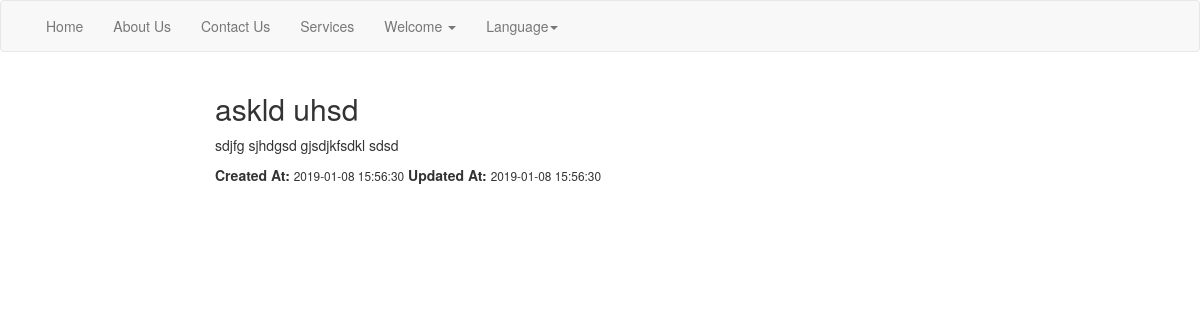
The page /post/show/5 on the database its author committed.
### tables this page shows
CREATE TABLE `posts` (
  `id` int(11) NOT NULL,
  `title` varchar(255) NOT NULL,
  `body` text NOT NULL,
  `user_id` int(11) DEFAULT NULL,
  `created_at` timestamp NOT NULL DEFAULT CURRENT_TIMESTAMP,
  `updated_at` timestamp NOT NULL DEFAULT CURRENT_TIMESTAMP ON UPDATE CURRENT_TIMESTAMP
);

### application/controllers/Post.php (called while the page is built, shortened)
<?php
class Post extends MY_Controller {
 	 private $data = array();
	 public function __construct() {
		$this->load->model('crud_model');
	 }
	public function show($id) {
		$this->data['post']    = $this->crud_model->get('posts', $id);
		$this->_loadTemplate('posts/show');
	}
	private function _loadTemplate($view) {
		$this->load->view('template/header');
		$this->load->view('template/navbar');
		$this->load->view($view, $this->data);
		$this->load->view('template/footer');
	}
}

### index.php (called while the page is built, shortened)
<?php
require_once BASEPATH.'core/CodeIgniter.php';

### application/models/Crud_Model.php (called while the page is built, shortened)
<?php
class Crud_Model extends CI_Model {
	public function get($table, $id) {
		$this->db->where('id', $id);
		return $this->db->get($table)->row();
	}
}

### application/views/posts/show.php (the view, shortened to what this page needs)
<div classs="row">
	<div class="col-md-8 col-md-offset-2">
		<h2><?php echo $post->title; ?></h2>
		<p><?php echo $post->body; ?></p>
		<p>
			<strong>Created At: </strong><span class="small"><?php echo $post->created_at; ?></span>
			<strong>Updated At: </strong><span class="small"><?php echo $post->updated_at; ?></span>
		</p>
	</div>
</div>

### rows shown on the page
posts: title "askld uhsd", body "sdjfg sjhdgsd gjsdjkfsdkl sdsd", created_at "2019-01-08 15:56:30", updated_at "2019-01-08 15:56:30"

### other values the page prints
$this->lang->line('home_menu') "Home"
$this->lang->line('about_menu') "About Us"
$this->lang->line('contact_menu') "Contact Us"
$this->lang->line('services_menu') "Services"
$this->lang->line('welcome_menu') "Welcome"
